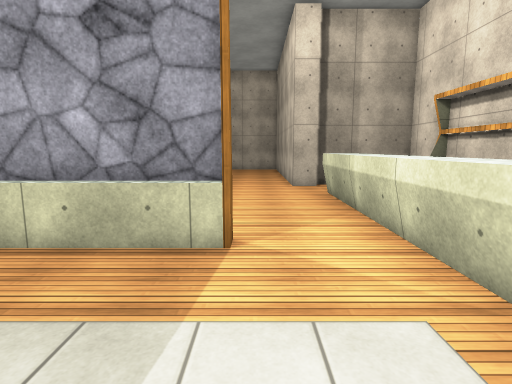
View 1 (above)

14 first-person views from a walk through a Unity game level. The camera is 1.5 m above the floor, tilts 8° down and sees 80° across. The floor is counted in squares, 1 m on a side. Each view is taken from the middle of a square. On the plan, view 1 faces up. The plan holds only what a view shows up to about 15 squares ahead; the rest is blank. Surface patterns are stand-ins for the level's own textures.

View 2
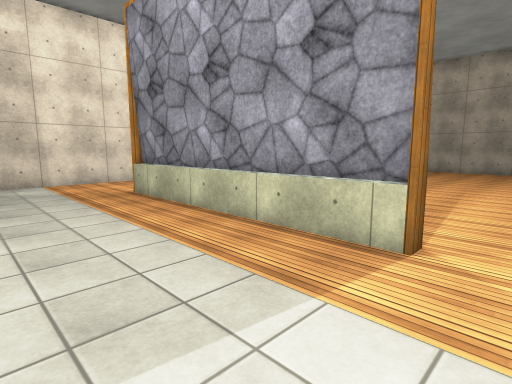

View 3
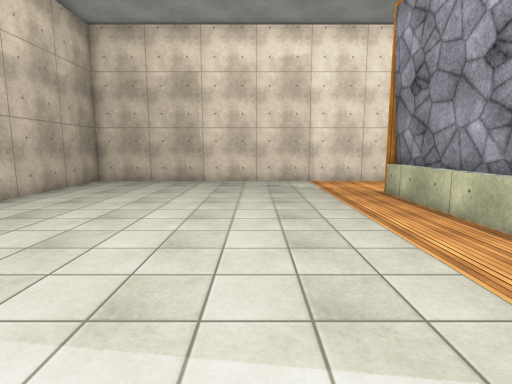

View 4
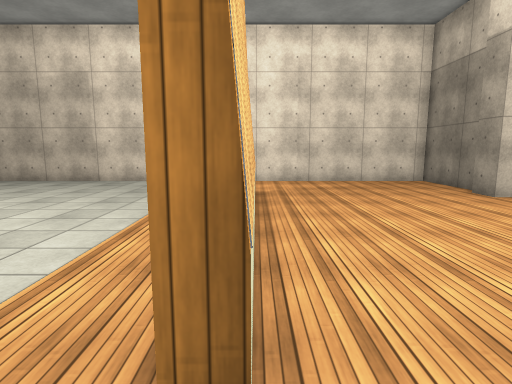

View 5
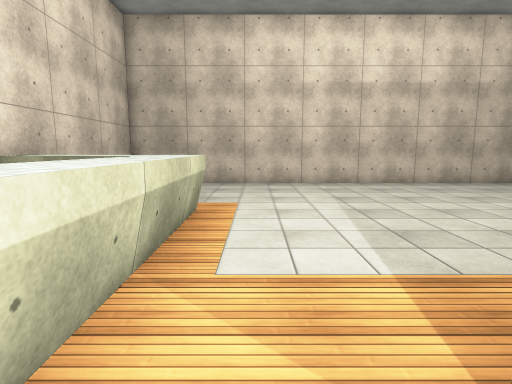

View 6
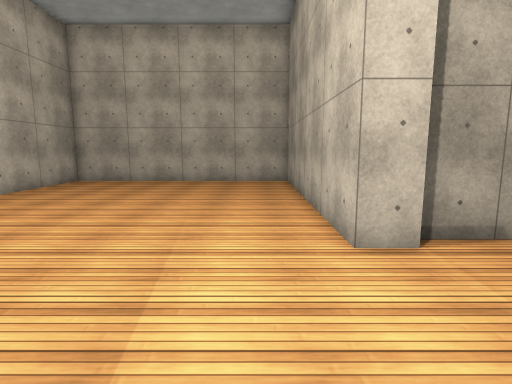

View 7
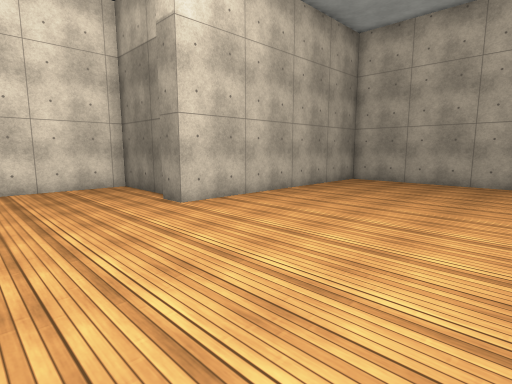

View 8
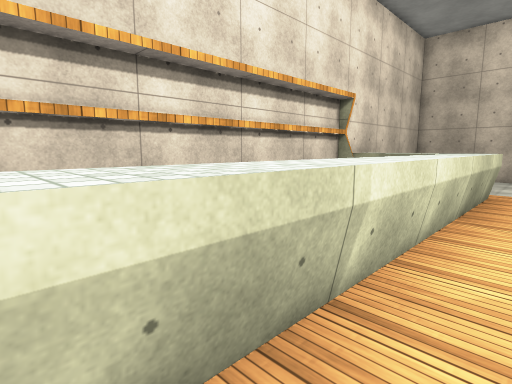

View 9
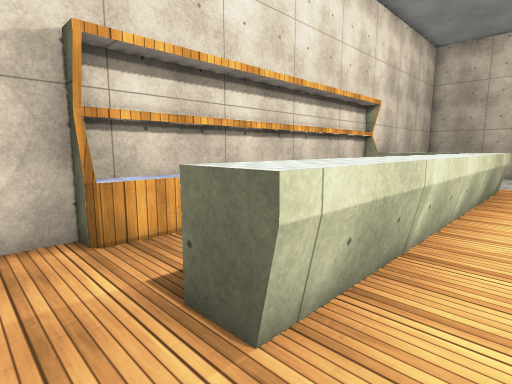

View 10
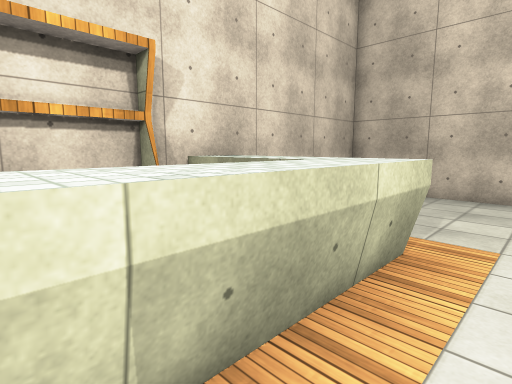

View 11
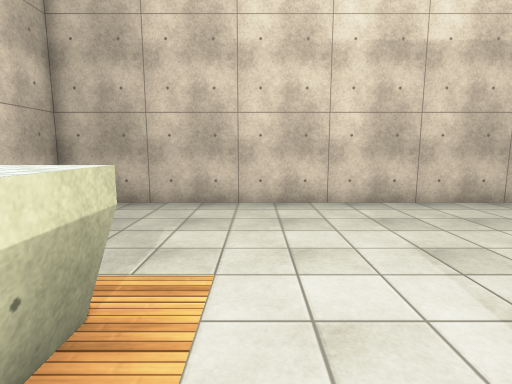

View 12
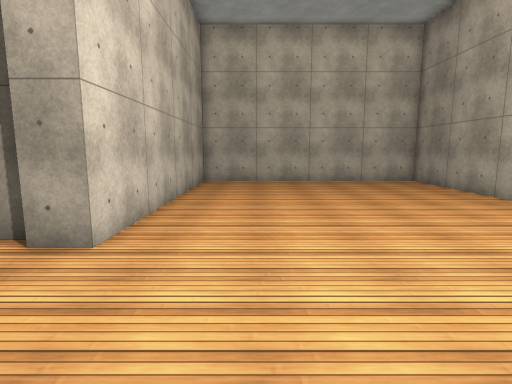

View 13
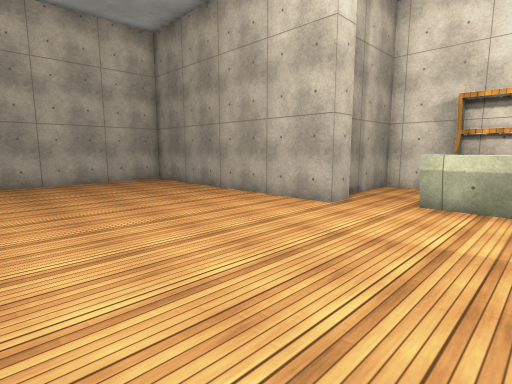

View 14
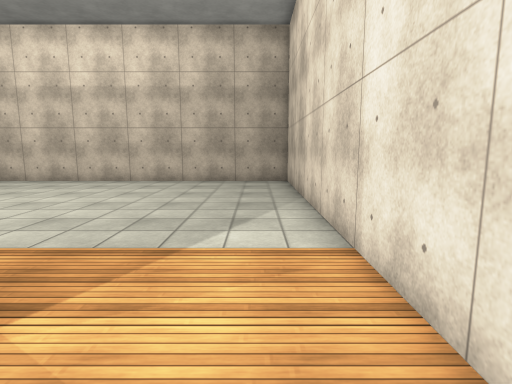

### Floor plan
Key: @ floor where view 1 was taken; # wall or solid block; . floor; ^ raised ledge.
Columns run from 14 left of view 1 to 7 right of it. Each row starts with its distance up from view 1.
 23      ############
 22      #..........#
 21      #..........#
 20      #..........#
 19      #..........#
 18      #..........#
 17      #..........#
 16      #..........#
 15      #..........#
 14      #..........#
 13 ######..........######
 12 #....................#
 11 #....................#
 10 #...............^^..^#
  9 #...............^^ .^#
  8 #...............^^   #
  7 #...............^^   #
  6 #...............^^   #
  5 #....#########..^^   #
  4 #...............^^   #
  3 #...............^^   #
  2 #...............^^   #
  1 #...............^^  ^#
  0 #.............@.^^   #
 -1 #...............^^^^^#
 -2 #................^^^^#
 -3 #.................   #
 -4 #..................  #
 -5 #..................  #
 -6 #..................  #
 -7 #................... #
 -8 ######################

Where each view was taken, in squares from view 1:
view 1: 0 up, 0 right, facing up
view 2: 0 up, 1 right, facing up-left
view 3: 0 up, 1 right, facing left
view 4: 5 up, 1 right, facing left
view 5: 6 up, 1 right, facing down
view 6: 8 up, 0 right, facing up
view 7: 8 up, 1 left, facing up-left
view 8: 10 up, 1 right, facing down-right
view 9: 12 up, 1 right, facing down-right
view 10: 3 up, 1 right, facing down-right
view 11: 1 up, 1 right, facing down
view 12: 8 up, 6 left, facing up
view 13: 8 up, 6 left, facing up-right
view 14: 7 up, 12 left, facing down
